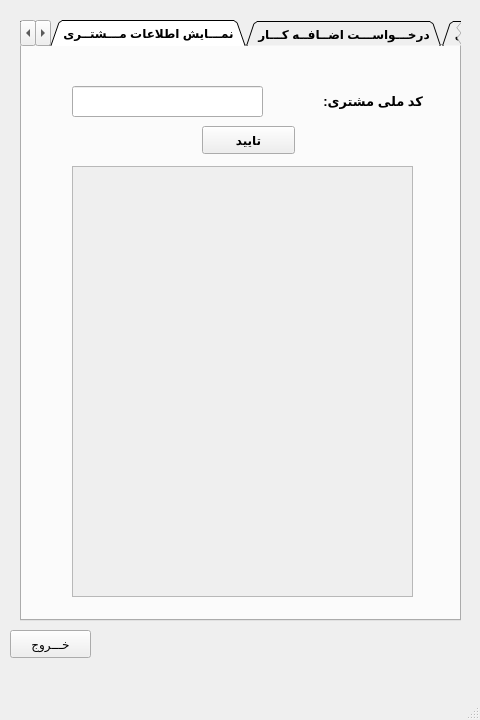
<?xml version="1.0" encoding="UTF-8"?>
<ui version="4.0">
 <class>Employee</class>
 <widget class="QMainWindow" name="Employee">
  <property name="geometry">
   <rect>
    <x>0</x>
    <y>0</y>
    <width>480</width>
    <height>720</height>
   </rect>
  </property>
  <property name="windowTitle">
   <string>MainWindow</string>
  </property>
  <widget class="QWidget" name="centralwidget">
   <widget class="QPushButton" name="pushButton_close">
    <property name="geometry">
     <rect>
      <x>10</x>
      <y>630</y>
      <width>81</width>
      <height>28</height>
     </rect>
    </property>
    <property name="text">
     <string>خـــروج</string>
    </property>
   </widget>
   <widget class="QTabWidget" name="tabWidget">
    <property name="geometry">
     <rect>
      <x>20</x>
      <y>20</y>
      <width>441</width>
      <height>601</height>
     </rect>
    </property>
    <property name="font">
     <font>
      <weight>75</weight>
      <italic>false</italic>
      <bold>true</bold>
      <underline>false</underline>
      <kerning>false</kerning>
     </font>
    </property>
    <property name="cursor">
     <cursorShape>ArrowCursor</cursorShape>
    </property>
    <property name="mouseTracking">
     <bool>false</bool>
    </property>
    <property name="toolTip">
     <string/>
    </property>
    <property name="layoutDirection">
     <enum>Qt::RightToLeft</enum>
    </property>
    <property name="tabPosition">
     <enum>QTabWidget::North</enum>
    </property>
    <property name="tabShape">
     <enum>QTabWidget::Triangular</enum>
    </property>
    <property name="currentIndex">
     <number>2</number>
    </property>
    <property name="elideMode">
     <enum>Qt::ElideNone</enum>
    </property>
    <property name="usesScrollButtons">
     <bool>true</bool>
    </property>
    <property name="documentMode">
     <bool>false</bool>
    </property>
    <property name="tabsClosable">
     <bool>false</bool>
    </property>
    <property name="movable">
     <bool>true</bool>
    </property>
    <property name="tabBarAutoHide">
     <bool>false</bool>
    </property>
    <widget class="QWidget" name="tab_leave_4">
     <attribute name="title">
      <string>درخــــواســـت مـــرخــصـــی</string>
     </attribute>
     <widget class="QTextBrowser" name="text_qu_13">
      <property name="geometry">
       <rect>
        <x>20</x>
        <y>30</y>
        <width>391</width>
        <height>51</height>
       </rect>
      </property>
      <property name="font">
       <font>
        <family>System</family>
        <weight>75</weight>
        <italic>false</italic>
        <bold>true</bold>
        <underline>false</underline>
        <kerning>false</kerning>
       </font>
      </property>
      <property name="frameShape">
       <enum>QFrame::Box</enum>
      </property>
      <property name="frameShadow">
       <enum>QFrame::Sunken</enum>
      </property>
      <property name="lineWidth">
       <number>1</number>
      </property>
      <property name="html">
       <string>&lt;!DOCTYPE HTML PUBLIC &quot;-//W3C//DTD HTML 4.0//EN&quot; &quot;http://www.w3.org/TR/REC-html40/strict.dtd&quot;&gt;
&lt;html&gt;&lt;head&gt;&lt;meta name=&quot;qrichtext&quot; content=&quot;1&quot; /&gt;&lt;style type=&quot;text/css&quot;&gt;
p, li { white-space: pre-wrap; }
&lt;/style&gt;&lt;/head&gt;&lt;body style=&quot; font-family:'System'; font-size:7.8pt; font-weight:600; font-style:normal;&quot;&gt;
&lt;p align=&quot;right&quot; dir='rtl' style=&quot; margin-top:0px; margin-bottom:0px; margin-left:0px; margin-right:0px; -qt-block-indent:0; text-indent:0px;&quot;&gt;&lt;span style=&quot; font-family:'MS Shell Dlg 2'; font-size:16pt; font-weight:400; vertical-align:super;&quot;&gt;لطفا جهت ثبت در خواست مرخصی کادر زیر وارد کنید.&lt;/span&gt;&lt;/p&gt;&lt;/body&gt;&lt;/html&gt;</string>
      </property>
     </widget>
     <widget class="QGroupBox" name="groupBox_leave_4">
      <property name="geometry">
       <rect>
        <x>10</x>
        <y>110</y>
        <width>411</width>
        <height>171</height>
       </rect>
      </property>
      <property name="title">
       <string>برگه درخواست مرخصی</string>
      </property>
      <widget class="QTextBrowser" name="text_qu_14">
       <property name="geometry">
        <rect>
         <x>10</x>
         <y>30</y>
         <width>391</width>
         <height>131</height>
        </rect>
       </property>
       <property name="font">
        <font>
         <family>System</family>
         <weight>75</weight>
         <italic>false</italic>
         <bold>true</bold>
         <underline>false</underline>
         <kerning>false</kerning>
        </font>
       </property>
       <property name="frameShape">
        <enum>QFrame::Box</enum>
       </property>
       <property name="frameShadow">
        <enum>QFrame::Sunken</enum>
       </property>
       <property name="lineWidth">
        <number>1</number>
       </property>
       <property name="html">
        <string>&lt;!DOCTYPE HTML PUBLIC &quot;-//W3C//DTD HTML 4.0//EN&quot; &quot;http://www.w3.org/TR/REC-html40/strict.dtd&quot;&gt;
&lt;html&gt;&lt;head&gt;&lt;meta name=&quot;qrichtext&quot; content=&quot;1&quot; /&gt;&lt;style type=&quot;text/css&quot;&gt;
p, li { white-space: pre-wrap; }
&lt;/style&gt;&lt;/head&gt;&lt;body style=&quot; font-family:'System'; font-size:7.8pt; font-weight:600; font-style:normal;&quot;&gt;
&lt;p align=&quot;right&quot; dir='rtl' style=&quot; margin-top:0px; margin-bottom:0px; margin-left:0px; margin-right:0px; -qt-block-indent:0; text-indent:0px;&quot;&gt;&lt;span style=&quot; font-family:'MS Shell Dlg 2'; font-size:16pt; font-weight:400; vertical-align:super;&quot;&gt;اینجانب                                    &lt;/span&gt;&lt;/p&gt;
&lt;p align=&quot;right&quot; dir='rtl' style=&quot; margin-top:0px; margin-bottom:0px; margin-left:0px; margin-right:0px; -qt-block-indent:0; text-indent:0px;&quot;&gt;&lt;span style=&quot; font-family:'MS Shell Dlg 2'; font-size:16pt; font-weight:400; vertical-align:super;&quot;&gt;درخواست                         ساعت مرخصی را دارم.&lt;/span&gt;&lt;/p&gt;&lt;/body&gt;&lt;/html&gt;</string>
       </property>
      </widget>
      <widget class="QLineEdit" name="employee_firstname">
       <property name="enabled">
        <bool>false</bool>
       </property>
       <property name="geometry">
        <rect>
         <x>230</x>
         <y>40</y>
         <width>101</width>
         <height>21</height>
        </rect>
       </property>
      </widget>
      <widget class="QLineEdit" name="leave_hour_4">
       <property name="geometry">
        <rect>
         <x>220</x>
         <y>70</y>
         <width>91</width>
         <height>22</height>
        </rect>
       </property>
      </widget>
      <widget class="QPushButton" name="pushButton_apply_leave_4">
       <property name="geometry">
        <rect>
         <x>30</x>
         <y>120</y>
         <width>93</width>
         <height>28</height>
        </rect>
       </property>
       <property name="text">
        <string>تایید</string>
       </property>
      </widget>
      <widget class="QLineEdit" name="employee_lastname">
       <property name="enabled">
        <bool>false</bool>
       </property>
       <property name="geometry">
        <rect>
         <x>80</x>
         <y>40</y>
         <width>141</width>
         <height>21</height>
        </rect>
       </property>
      </widget>
     </widget>
    </widget>
    <widget class="QWidget" name="tab_overtime_4">
     <attribute name="title">
      <string>درخـــواســـت اضــافــه کـــار</string>
     </attribute>
     <widget class="QTextBrowser" name="text_qu_15">
      <property name="geometry">
       <rect>
        <x>20</x>
        <y>30</y>
        <width>391</width>
        <height>51</height>
       </rect>
      </property>
      <property name="font">
       <font>
        <family>System</family>
        <weight>75</weight>
        <italic>false</italic>
        <bold>true</bold>
        <underline>false</underline>
        <kerning>false</kerning>
       </font>
      </property>
      <property name="frameShape">
       <enum>QFrame::Box</enum>
      </property>
      <property name="frameShadow">
       <enum>QFrame::Sunken</enum>
      </property>
      <property name="lineWidth">
       <number>1</number>
      </property>
      <property name="html">
       <string>&lt;!DOCTYPE HTML PUBLIC &quot;-//W3C//DTD HTML 4.0//EN&quot; &quot;http://www.w3.org/TR/REC-html40/strict.dtd&quot;&gt;
&lt;html&gt;&lt;head&gt;&lt;meta name=&quot;qrichtext&quot; content=&quot;1&quot; /&gt;&lt;style type=&quot;text/css&quot;&gt;
p, li { white-space: pre-wrap; }
&lt;/style&gt;&lt;/head&gt;&lt;body style=&quot; font-family:'System'; font-size:7.8pt; font-weight:600; font-style:normal;&quot;&gt;
&lt;p align=&quot;right&quot; dir='rtl' style=&quot; margin-top:0px; margin-bottom:0px; margin-left:0px; margin-right:0px; -qt-block-indent:0; text-indent:0px;&quot;&gt;&lt;span style=&quot; font-family:'MS Shell Dlg 2'; font-size:16pt; font-weight:400; vertical-align:super;&quot;&gt;لطفا جهت ثبت در خواست اضافه کار کادر زیر وارد کنید.&lt;/span&gt;&lt;/p&gt;&lt;/body&gt;&lt;/html&gt;</string>
      </property>
     </widget>
     <widget class="QGroupBox" name="groupBox_overtime_4">
      <property name="geometry">
       <rect>
        <x>10</x>
        <y>110</y>
        <width>411</width>
        <height>171</height>
       </rect>
      </property>
      <property name="title">
       <string>برگه درخواست اضافه کار</string>
      </property>
      <widget class="QTextBrowser" name="text_qu_16">
       <property name="geometry">
        <rect>
         <x>10</x>
         <y>30</y>
         <width>391</width>
         <height>131</height>
        </rect>
       </property>
       <property name="font">
        <font>
         <family>System</family>
         <weight>75</weight>
         <italic>false</italic>
         <bold>true</bold>
         <underline>false</underline>
         <kerning>false</kerning>
        </font>
       </property>
       <property name="frameShape">
        <enum>QFrame::Box</enum>
       </property>
       <property name="frameShadow">
        <enum>QFrame::Sunken</enum>
       </property>
       <property name="lineWidth">
        <number>1</number>
       </property>
       <property name="html">
        <string>&lt;!DOCTYPE HTML PUBLIC &quot;-//W3C//DTD HTML 4.0//EN&quot; &quot;http://www.w3.org/TR/REC-html40/strict.dtd&quot;&gt;
&lt;html&gt;&lt;head&gt;&lt;meta name=&quot;qrichtext&quot; content=&quot;1&quot; /&gt;&lt;style type=&quot;text/css&quot;&gt;
p, li { white-space: pre-wrap; }
&lt;/style&gt;&lt;/head&gt;&lt;body style=&quot; font-family:'System'; font-size:7.8pt; font-weight:600; font-style:normal;&quot;&gt;
&lt;p align=&quot;right&quot; dir='rtl' style=&quot; margin-top:0px; margin-bottom:0px; margin-left:0px; margin-right:0px; -qt-block-indent:0; text-indent:0px;&quot;&gt;&lt;span style=&quot; font-family:'MS Shell Dlg 2'; font-size:16pt; font-weight:400; vertical-align:super;&quot;&gt;اینجانب                                    &lt;/span&gt;&lt;/p&gt;
&lt;p align=&quot;right&quot; dir='rtl' style=&quot; margin-top:0px; margin-bottom:0px; margin-left:0px; margin-right:0px; -qt-block-indent:0; text-indent:0px;&quot;&gt;&lt;span style=&quot; font-family:'MS Shell Dlg 2'; font-size:16pt; font-weight:400; vertical-align:super;&quot;&gt;درخواست                         ساعت اضافه کار را دارم.&lt;/span&gt;&lt;/p&gt;&lt;/body&gt;&lt;/html&gt;</string>
       </property>
      </widget>
      <widget class="QLineEdit" name="employee_firstname_2">
       <property name="enabled">
        <bool>false</bool>
       </property>
       <property name="geometry">
        <rect>
         <x>230</x>
         <y>40</y>
         <width>101</width>
         <height>21</height>
        </rect>
       </property>
      </widget>
      <widget class="QLineEdit" name="overtime_hour_4">
       <property name="geometry">
        <rect>
         <x>220</x>
         <y>70</y>
         <width>91</width>
         <height>22</height>
        </rect>
       </property>
      </widget>
      <widget class="QPushButton" name="pushButton_apply_overtime_4">
       <property name="geometry">
        <rect>
         <x>30</x>
         <y>120</y>
         <width>93</width>
         <height>28</height>
        </rect>
       </property>
       <property name="text">
        <string>تایید</string>
       </property>
      </widget>
      <widget class="QLineEdit" name="employee_lastname_2">
       <property name="enabled">
        <bool>false</bool>
       </property>
       <property name="geometry">
        <rect>
         <x>80</x>
         <y>40</y>
         <width>141</width>
         <height>21</height>
        </rect>
       </property>
      </widget>
     </widget>
    </widget>
    <widget class="QWidget" name="tab_showCustomerInfo_4">
     <attribute name="title">
      <string>نمـــایش اطلاعات مـــشتــری</string>
     </attribute>
     <widget class="QLineEdit" name="cumtomer_natinal_code_show_info_4">
      <property name="geometry">
       <rect>
        <x>50</x>
        <y>40</y>
        <width>191</width>
        <height>31</height>
       </rect>
      </property>
     </widget>
     <widget class="QLabel" name="label_14">
      <property name="geometry">
       <rect>
        <x>250</x>
        <y>40</y>
        <width>151</width>
        <height>31</height>
       </rect>
      </property>
      <property name="font">
       <font>
        <pointsize>10</pointsize>
        <weight>75</weight>
        <italic>false</italic>
        <bold>true</bold>
        <underline>false</underline>
        <kerning>false</kerning>
       </font>
      </property>
      <property name="text">
       <string>کد ملی مشتری:</string>
      </property>
     </widget>
     <widget class="QPushButton" name="pushButton_show_customer_info_4">
      <property name="geometry">
       <rect>
        <x>180</x>
        <y>80</y>
        <width>93</width>
        <height>28</height>
       </rect>
      </property>
      <property name="text">
       <string>تایید</string>
      </property>
     </widget>
     <widget class="QTextEdit" name="customer_info_4">
      <property name="enabled">
       <bool>false</bool>
      </property>
      <property name="geometry">
       <rect>
        <x>50</x>
        <y>120</y>
        <width>341</width>
        <height>431</height>
       </rect>
      </property>
     </widget>
    </widget>
    <widget class="QWidget" name="tab_showPersonalInfo_4">
     <attribute name="title">
      <string>نمایش اطـــلاعـــات شـــخصی</string>
     </attribute>
     <widget class="QTextEdit" name="employee_info_4">
      <property name="enabled">
       <bool>false</bool>
      </property>
      <property name="geometry">
       <rect>
        <x>30</x>
        <y>30</y>
        <width>371</width>
        <height>511</height>
       </rect>
      </property>
      <property name="font">
       <font>
        <pointsize>10</pointsize>
        <weight>50</weight>
        <italic>false</italic>
        <bold>false</bold>
        <underline>false</underline>
        <kerning>false</kerning>
       </font>
      </property>
     </widget>
    </widget>
    <widget class="QWidget" name="tab_openAccount_4">
     <attribute name="title">
      <string>باز کردن حساب برای مشتری</string>
     </attribute>
     <widget class="QLabel" name="label_15">
      <property name="geometry">
       <rect>
        <x>250</x>
        <y>40</y>
        <width>151</width>
        <height>31</height>
       </rect>
      </property>
      <property name="font">
       <font>
        <pointsize>10</pointsize>
        <weight>75</weight>
        <italic>false</italic>
        <bold>true</bold>
        <underline>false</underline>
        <kerning>false</kerning>
       </font>
      </property>
      <property name="text">
       <string>کد ملی مشتری:</string>
      </property>
     </widget>
     <widget class="QLineEdit" name="cumtomer_natinal_code_open_account_7">
      <property name="geometry">
       <rect>
        <x>50</x>
        <y>40</y>
        <width>191</width>
        <height>31</height>
       </rect>
      </property>
     </widget>
     <widget class="QPushButton" name="pushButton_open_account_4">
      <property name="geometry">
       <rect>
        <x>180</x>
        <y>250</y>
        <width>93</width>
        <height>28</height>
       </rect>
      </property>
      <property name="text">
       <string>تایید</string>
      </property>
     </widget>
     <widget class="QLineEdit" name="cumtomer_money_for_open_account_8">
      <property name="geometry">
       <rect>
        <x>50</x>
        <y>90</y>
        <width>191</width>
        <height>31</height>
       </rect>
      </property>
     </widget>
     <widget class="QLabel" name="label_16">
      <property name="geometry">
       <rect>
        <x>250</x>
        <y>90</y>
        <width>151</width>
        <height>31</height>
       </rect>
      </property>
      <property name="font">
       <font>
        <pointsize>10</pointsize>
        <weight>75</weight>
        <italic>false</italic>
        <bold>true</bold>
        <underline>false</underline>
        <kerning>false</kerning>
       </font>
      </property>
      <property name="text">
       <string>مبلغ ابتدایی:</string>
      </property>
     </widget>
     <widget class="QTextBrowser" name="lable_13">
      <property name="enabled">
       <bool>false</bool>
      </property>
      <property name="geometry">
       <rect>
        <x>30</x>
        <y>140</y>
        <width>371</width>
        <height>91</height>
       </rect>
      </property>
      <property name="font">
       <font>
        <family>Zilla Slab Light</family>
        <weight>75</weight>
        <italic>false</italic>
        <bold>true</bold>
        <underline>false</underline>
        <kerning>false</kerning>
       </font>
      </property>
      <property name="html">
       <string>&lt;!DOCTYPE HTML PUBLIC &quot;-//W3C//DTD HTML 4.0//EN&quot; &quot;http://www.w3.org/TR/REC-html40/strict.dtd&quot;&gt;
&lt;html&gt;&lt;head&gt;&lt;meta name=&quot;qrichtext&quot; content=&quot;1&quot; /&gt;&lt;style type=&quot;text/css&quot;&gt;
p, li { white-space: pre-wrap; }
&lt;/style&gt;&lt;/head&gt;&lt;body style=&quot; font-family:'Zilla Slab Light'; font-size:7.8pt; font-weight:600; font-style:normal;&quot;&gt;
&lt;p align=&quot;justify&quot; dir='rtl' style=&quot; margin-top:0px; margin-bottom:0px; margin-left:0px; margin-right:0px; -qt-block-indent:0; text-indent:0px;&quot;&gt;&lt;span style=&quot; font-family:'MS Shell Dlg 2'; font-size:12pt; font-weight:400; vertical-align:super;&quot;&gt;توجه!!!&lt;/span&gt;&lt;/p&gt;
&lt;p align=&quot;justify&quot; dir='rtl' style=&quot; margin-top:0px; margin-bottom:0px; margin-left:0px; margin-right:0px; -qt-block-indent:0; text-indent:0px;&quot;&gt;&lt;span style=&quot; font-family:'MS Shell Dlg 2'; font-size:12pt; font-weight:400; vertical-align:super;&quot;&gt; مبلغ واریزی ابتدایی ، جهت افتتحاح حساب باید حداقل&lt;/span&gt;&lt;/p&gt;
&lt;p align=&quot;justify&quot; dir='rtl' style=&quot; margin-top:0px; margin-bottom:0px; margin-left:0px; margin-right:0px; -qt-block-indent:0; text-indent:0px;&quot;&gt;&lt;span style=&quot; font-family:'MS Shell Dlg 2'; font-size:12pt; font-weight:400; vertical-align:super;&quot;&gt; 000 50 تومان باشد.&lt;/span&gt;&lt;/p&gt;&lt;/body&gt;&lt;/html&gt;</string>
      </property>
     </widget>
    </widget>
    <widget class="QWidget" name="tab_deleteAccount_4">
     <attribute name="title">
      <string>حــــــذف حساب یـک مـشتری</string>
     </attribute>
     <widget class="QLabel" name="label_17">
      <property name="geometry">
       <rect>
        <x>250</x>
        <y>40</y>
        <width>151</width>
        <height>31</height>
       </rect>
      </property>
      <property name="font">
       <font>
        <pointsize>10</pointsize>
        <weight>75</weight>
        <italic>false</italic>
        <bold>true</bold>
        <underline>false</underline>
        <kerning>false</kerning>
       </font>
      </property>
      <property name="text">
       <string>کد ملی مشتری:</string>
      </property>
     </widget>
     <widget class="QLineEdit" name="cumtomer_natinal_code_delete_account_4">
      <property name="geometry">
       <rect>
        <x>50</x>
        <y>40</y>
        <width>191</width>
        <height>31</height>
       </rect>
      </property>
     </widget>
     <widget class="QPushButton" name="pushButton_delete_account_4">
      <property name="geometry">
       <rect>
        <x>180</x>
        <y>150</y>
        <width>93</width>
        <height>28</height>
       </rect>
      </property>
      <property name="text">
       <string>تایید</string>
      </property>
     </widget>
     <widget class="QLabel" name="label_18">
      <property name="geometry">
       <rect>
        <x>250</x>
        <y>90</y>
        <width>151</width>
        <height>31</height>
       </rect>
      </property>
      <property name="font">
       <font>
        <pointsize>10</pointsize>
        <weight>75</weight>
        <italic>false</italic>
        <bold>true</bold>
        <underline>false</underline>
        <kerning>false</kerning>
       </font>
      </property>
      <property name="text">
       <string> شماره حساب:</string>
      </property>
     </widget>
     <widget class="QLineEdit" name="account_num_delete_account_2">
      <property name="geometry">
       <rect>
        <x>50</x>
        <y>90</y>
        <width>191</width>
        <height>31</height>
       </rect>
      </property>
     </widget>
    </widget>
   </widget>
  </widget>
  <widget class="QMenuBar" name="menubar">
   <property name="geometry">
    <rect>
     <x>0</x>
     <y>0</y>
     <width>480</width>
     <height>26</height>
    </rect>
   </property>
  </widget>
  <widget class="QStatusBar" name="statusbar"/>
 </widget>
 <resources/>
 <connections>
  <connection>
   <sender>pushButton_close</sender>
   <signal>clicked()</signal>
   <receiver>Employee</receiver>
   <slot>close()</slot>
   <hints>
    <hint type="sourcelabel">
     <x>81</x>
     <y>673</y>
    </hint>
    <hint type="destinationlabel">
     <x>156</x>
     <y>661</y>
    </hint>
   </hints>
  </connection>
 </connections>
</ui>
